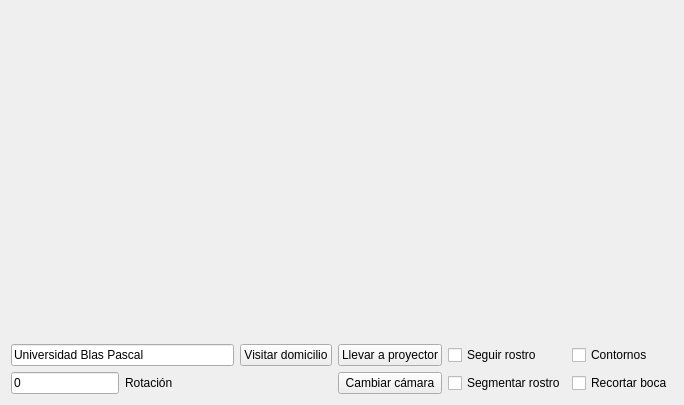
<?xml version="1.0" encoding="UTF-8"?>
<ui version="4.0">
 <class>Ventana</class>
 <widget class="QWidget" name="Ventana">
  <property name="geometry">
   <rect>
    <x>0</x>
    <y>0</y>
    <width>684</width>
    <height>405</height>
   </rect>
  </property>
  <property name="windowTitle">
   <string>Realidad Aumentada</string>
  </property>
  <layout class="QGridLayout" name="gridLayout">
   <item row="4" column="10">
    <widget class="QCheckBox" name="cbContornos">
     <property name="text">
      <string>Contornos</string>
     </property>
    </widget>
   </item>
   <item row="5" column="9">
    <widget class="QCheckBox" name="cbSegmentarRostro">
     <property name="text">
      <string>Segmentar rostro</string>
     </property>
    </widget>
   </item>
   <item row="5" column="10">
    <widget class="QCheckBox" name="cbRecortarBoca">
     <property name="text">
      <string>Recortar boca</string>
     </property>
    </widget>
   </item>
   <item row="5" column="8">
    <widget class="QPushButton" name="pbCambiarCamara">
     <property name="text">
      <string>Cambiar cámara</string>
     </property>
    </widget>
   </item>
   <item row="4" column="8">
    <widget class="QPushButton" name="pbProyector">
     <property name="text">
      <string>Llevar a proyector</string>
     </property>
    </widget>
   </item>
   <item row="4" column="9">
    <widget class="QCheckBox" name="cbSeguirRostro">
     <property name="text">
      <string>Seguir rostro</string>
     </property>
    </widget>
   </item>
   <item row="0" column="0" rowspan="4" colspan="11">
    <layout class="QGridLayout" name="layoutEscena"/>
   </item>
   <item row="4" column="5" colspan="3">
    <widget class="QPushButton" name="pbVisitarDomicilio">
     <property name="text">
      <string>Visitar domicilio</string>
     </property>
    </widget>
   </item>
   <item row="4" column="0" colspan="5">
    <widget class="QLineEdit" name="leVisitarDomicilio">
     <property name="text">
      <string>Universidad Blas Pascal</string>
     </property>
    </widget>
   </item>
   <item row="5" column="0">
    <widget class="QLineEdit" name="leRotacion">
     <property name="text">
      <string>0</string>
     </property>
    </widget>
   </item>
   <item row="5" column="4">
    <spacer name="horizontalSpacer">
     <property name="orientation">
      <enum>Qt::Horizontal</enum>
     </property>
     <property name="sizeHint" stdset="0">
      <size>
       <width>40</width>
       <height>20</height>
      </size>
     </property>
    </spacer>
   </item>
   <item row="5" column="1" colspan="3">
    <widget class="QLabel" name="lRotacion">
     <property name="text">
      <string>Rotación</string>
     </property>
    </widget>
   </item>
  </layout>
 </widget>
 <resources/>
 <connections/>
</ui>
